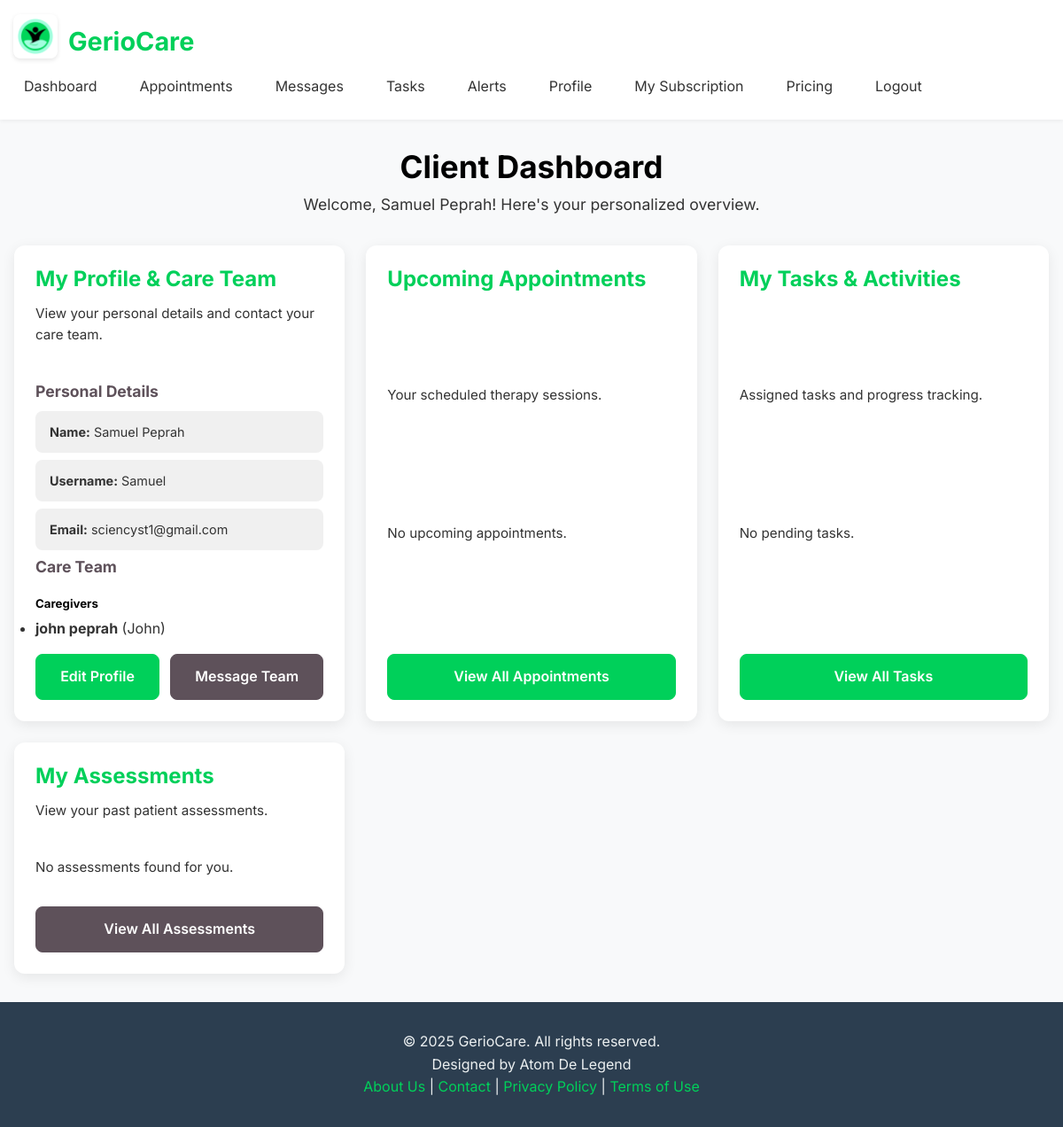
Screenshot of /client_dashboard (signed in) with the database file from the repository.
### models.py (models this page shows, shortened)
class User(UserMixin, db.Model):
    id = db.Column(db.Integer, primary_key=True)
    username = db.Column(db.String(80), unique=True, nullable=False)
    email = db.Column(db.String(120), unique=True, nullable=False)
    name = db.Column(db.String(120), nullable=False)
    password_hash = db.Column(db.String(128), nullable=False)
    role = db.Column(db.String(20), nullable=False, default='client') # 'admin', 'therapist', 'client', 'caregiver'
    is_online = db.Column(db.Boolean, default=False)
    last_online = db.Column(db.DateTime, default=datetime.utcnow)
    client_appointments = db.relationship('Appointment', foreign_keys='Appointment.client_id', backref='client', lazy=True)
    therapist_appointments = db.relationship('Appointment', foreign_keys='Appointment.therapist_id', backref='therapist', lazy=True)
    sent_messages = db.relationship('UserMessage', foreign_keys='UserMessage.sender_id', backref='sender', lazy=True)
    received_messages = db.relationship('UserMessage', foreign_keys='UserMessage.receiver_id', backref='receiver', lazy=True)
    alerts = db.relationship('Alert', backref='user', lazy=True)
    assigned_tasks = db.relationship('Task', foreign_keys='Task.client_id', backref='client_user', lazy=True)
    created_tasks = db.relationship('Task', foreign_keys='Task.therapist_id', backref='therapist_user', lazy=True)
    client_assessments = db.relationship('PatientAssessment', foreign_keys='PatientAssessment.client_id', backref='assessed_client', lazy=True)
    therapist_assessments = db.relationship('PatientAssessment', foreign_keys='PatientAssessment.therapist_id', backref='assessing_therapist', lazy=True)
    caregivers_of_client = db.relationship(
        'User', secondary=client_caregivers,
        primaryjoin=(client_caregivers.c.client_id == id),
        secondaryjoin=(client_caregivers.c.caregiver_id == id),
        backref=db.backref('clients_managed', lazy='dynamic'),
        lazy='dynamic'
    )
    subscriptions = db.relationship('Subscription', backref='user', lazy=True)

### app.py (the view)
@app.route('/client_dashboard')
@login_required
@role_required('client', 'admin')
@subscription_required
def client_dashboard():
    now_utc = datetime.utcnow()
    upcoming_appointments = Appointment.query.filter(
        Appointment.client_id == current_user.id,
        Appointment.start_time >= now_utc
    ).order_by(Appointment.start_time.asc()).limit(5).all()
    assigned_tasks = Task.query.filter(
        Task.client_id == current_user.id,
        Task.status == 'pending'
    ).order_by(Task.due_date.asc()).limit(5).all()
    recent_assessments_for_client = PatientAssessment.query.filter(
        PatientAssessment.client_id == current_user.id
    ).order_by(PatientAssessment.submitted_at.desc()).limit(5).all()
    linked_caregivers = current_user.caregivers_of_client.all()
    linked_therapists = User.query.join(Appointment, User.id == Appointment.therapist_id).filter(
        Appointment.client_id == current_user.id
    ).distinct().all()
    return render_template('dashboards/client_dashboard.html',
                            upcoming_appointments=upcoming_appointments,
                            assigned_tasks=assigned_tasks,
                            recent_assessments_for_client=recent_assessments_for_client,
                            linked_caregivers=linked_caregivers, # MODIFIED
                            linked_therapists=linked_therapists) # MODIFIED

### app.py (called while the page is built)
def has_active_subscription(user):
    if not user.is_authenticated or user.role not in ['client', 'therapist']:
        return True # Non-clients or unauthenticated users don't need a subscription to proceed
    latest_subscription = Subscription.query.filter_by(
        user_id=user.id,
        status='active'
    ).order_by(Subscription.expires_at.desc()).first() # Order by expiry to get the latest valid one
    if not latest_subscription:
        return False # No active subscription found
    return latest_subscription.expires_at > datetime.utcnow()

@app.context_processor
def inject_global_data():
    has_sub = False
    if current_user.is_authenticated:
        has_sub = has_active_subscription(current_user)
    return {
        'app_version': app.config.get('APP_VERSION', 'N/A'), # Get from config
        'now': datetime.utcnow(), # Using 'now' for consistency with existing templates
        'unread_alerts_count': Alert.query.filter_by(user_id=current_user.id, is_read=False).count() if current_user.is_authenticated else 0,
        'has_active_subscription_func': has_active_subscription, # Make the function itself available
        'user_has_active_subscription': has_sub # A boolean flag for simpler checks in templates
    }

def login_required(f):
    @wraps(f)
    def decorated_function(*args, **kwargs):
        if not current_user.is_authenticated:
            flash("You need to be logged in to view this page.", "info")
            return redirect(url_for("login"))
        return f(*args, **kwargs)
    return decorated_function

def subscription_required(f):
    @wraps(f)
    def decorated_function(*args, **kwargs):
        if not current_user.is_authenticated:
            flash("You need to be logged in to view this page.", "info")
            return redirect(url_for("login"))
        if current_user.role in ['admin', 'caregiver']: # MODIFIED: Added caregiver
            return f(*args, **kwargs)
        if not has_active_subscription(current_user):
            flash("Please subscribe to a plan to access this feature.", "warning")
            return redirect(url_for("pricing"))
        return f(*args, **kwargs)
    return decorated_function

def role_required(*roles):
    def wrapper(fn):
        @wraps(fn)
        def decorated(*args, **kwargs):
            if not current_user.is_authenticated or current_user.role not in roles:
                abort(403) # Forbidden
            return fn(*args, **kwargs)
        return decorated
    return wrapper

### templates/dashboards/client_dashboard.html (shortened to what this page needs)
{% extends 'base.html' %}
{% block head_css %}
    <link rel="stylesheet" href="{{ url_for('static', filename='css/dashboards/client_dashboard.css') }}">
{% endblock %}
{% block content %}
<div class="dashboard-container">
    <h1 class="dashboard-title">Client Dashboard</h1>
    <p class="dashboard-subtitle">Welcome, {{ current_user.name }}! Here's your personalized overview.</p>
    <div class="dashboard-grid">
        <div class="dashboard-card profile-card">
            <h3 class="card-title">My Profile & Care Team</h3>
            <p>View your personal details and contact your care team.</p>
            <div class="profile-details mt-3">
                <h4>Personal Details</h4>
                <p><strong>Name:</strong> {{ current_user.name }}</p>
                <p><strong>Username:</strong> {{ current_user.username }}</p>
                <p><strong>Email:</strong> {{ current_user.email }}</p>
                <h4>Care Team</h4>
                <h5 class="mt-3">Caregivers</h5>
                {% if linked_caregivers %}
                    <ul>
                        {% for caregiver in linked_caregivers %}
                            <li><strong>{{ caregiver.name }}</strong> ({{ caregiver.username }})</li>
                        {% endfor %}
                    </ul>
                {% else %}
                    <p class="text-muted">No caregiver linked yet.</p>
                {% endif %}
            </div>
            <div class="card-actions mt-3">
                <a href="{{ url_for('profile_edit') }}" class="btn btn-primary btn-sm">Edit Profile</a>
                <a href="{{ url_for('messages') }}" class="btn btn-secondary btn-sm">Message Team</a>
            </div>
        </div>
        <div class="dashboard-card appointment-card">
            <h3 class="card-title">Upcoming Appointments</h3>
            <p>Your scheduled therapy sessions.</p>
            <div class="appointment-list mt-3">
                {% if upcoming_appointments %}
                    <ul>
                        {% for appt in upcoming_appointments %}
                            <li>
                                <strong>{{ appt.therapist.name }}</strong>
                                <br>
                                <span class="text-muted text-sm">{{ appt.start_time.strftime('%Y-%m-%d %H:%M') }}</span>
                                <span class="status-{{ appt.status }} ml-2">{{ appt.status | capitalize }}</span>
                            </li>
                        {% endfor %}
                    </ul>
                {% else %}
                    <p class="text-muted">No upcoming appointments.</p>
                {% endif %}
            </div>
            <div class="card-actions mt-3">
                <a href="{{ url_for('appointments') }}" class="btn btn-primary btn-sm">View All Appointments</a>
            </div>
        </div>
        <div class="dashboard-card tasks-card">
            <h3 class="card-title">My Tasks & Activities</h3>
            <p>Assigned tasks and progress tracking.</p>
            <div class="tasks-list mt-3">
                {% if assigned_tasks %}
                    <ul>
                        {% for task in assigned_tasks %}
                            <li>
                                <strong>{{ task.title }}</strong>
                                <br>
                                <span class="text-muted text-sm">Due: {{ task.due_date.strftime('%Y-%m-%d') if task.due_date else 'N/A' }}</span>
                                <span class="status-{{ task.status }} ml-2">{{ task.status | capitalize }}</span>
                                {% if task.status == 'pending' %}
                                    <form action="{{ url_for('mark_task_complete', task_id=task.id) }}" method="POST" style="display:inline;">
                                        <button type="submit" class="btn btn-success btn-sm ml-2">Mark Complete</button>
                                    </form>
                                {% endif %}
                            </li>
                        {% endfor %}
                    </ul>
                {% else %}
                    <p class="text-muted">No pending tasks.</p>
                {% endif %}
            </div>
            <div class="card-actions mt-3">
                <a href="{{ url_for('tasks') }}" class="btn btn-primary btn-sm">View All Tasks</a>
            </div>
        </div>
        <div class="dashboard-card assessments-card">
            <h3 class="card-title">My Assessments</h3>
            <p>View your past patient assessments.</p>
            <div class="assessment-list mt-3">
                {% if recent_assessments_for_client %}
                    <ul>
                        {% for assessment in recent_assessments_for_client %}
                            <li>
                                <strong>{{ assessment.form_type | replace('_', ' ') | title }}</strong>
                                <br>
                                <span class="text-muted text-sm">Submitted: {{ assessment.submitted_at.strftime('%Y-%m-%d') }}</span>
                            </li>
                        {% endfor %}
                    </ul>
                {% else %}
                    <p class="text-muted">No assessments found for you.</p>
                {% endif %}
            </div>
            <div class="card-actions mt-3">
                <a href="{{ url_for('assessments_list') }}" class="btn btn-secondary btn-sm">View All Assessments</a>
            </div>
        </div>
    </div>
</div>
{% endblock %}

### static/css/base.css (style rules this page uses)
*, *::before, *::after { box-sizing: border-box; margin: 0; padding: 0; }
html { font-size: 16px; scroll-behavior: smooth; box-sizing: border-box; }
body { font-family: 'Inter', sans-serif; line-height: 1.6; color: var(--color-text-dark); background-color: var(--color-background-light); min-height: 100vh; display: flex; flex-direction: column; }
:root { --color-vibrant-green: #00D05A; --color-light-aqua: #C3F3FF; --color-black: #000000; --color-muted-purple-gray: #5E515A; --color-darker-green: #63B95F; --color-pink-magenta: #DE50AA; --color-primary: var(--color-vibrant-green); --color-secondary: var(--color-muted-purple-gray); --color-accent: var(--color-pink-magenta); --color-background-light: #f8f9fa; --color-background-dark: #2c3e50; --color-text-dark: #333; --color-text-light: #ecf0f1; --color-border: #ced4da; --color-success: #28a745; --color-danger: #dc3545; --color-info: #17a2b8; --color-warning: #ffc107; --color-link: #007bff; --color-primary-light: #E0F7FA; --color-accent-light: #ffebeb; }
h1, h2, h3, h4, h5, h6 { font-family: 'Inter', sans-serif; color: var(--color-black); margin-bottom: 0.5em; line-height: 1.2; }
h1 { font-size: 2.5rem; }
h3 { font-size: 1.75rem; }
h4 { font-size: 1.5rem; }
h5 { font-size: 1.25rem; }
p { margin-bottom: 1em; }
a { color: var(--color-primary); text-decoration: none; transition: color 0.3s ease; }
.btn { display: inline-flex; padding: 0.75rem 1.5rem; font-size: 1rem; font-weight: 600; text-align: center; white-space: nowrap; vertical-align: middle; cursor: pointer; border: 1px solid transparent; border-radius: 0.5rem; transition: all 0.2s ease-in-out; -webkit-user-select: none; user-select: none; align-items: center; justify-content: center; gap: 0.5rem; }
.btn-primary { color: #fff; background-color: var(--color-primary); border-color: var(--color-primary); }
.btn-secondary { color: #fff; background-color: var(--color-secondary); border-color: var(--color-secondary); }
.mt-3 { margin-top: 1.5rem; }
.text-muted { color: #6c757d; }

### static/css/dashboards/client_dashboard.css (style rules this page uses)
.dashboard-container { padding: 2rem 1rem; background-color: var(--color-background-light); min-height: calc(100vh - 120px); }
.dashboard-title { font-size: 2.2rem; color: var(--color-black); text-align: center; margin-bottom: 0.5rem; }
.dashboard-subtitle { font-size: 1.1rem; color: var(--color-text-dark); text-align: center; margin-bottom: 2rem; }
.dashboard-grid { display: grid; gap: 1.5rem; grid-template-columns: 1fr; }
.dashboard-card { background-color: #fff; padding: 1.5rem; border-radius: 0.75rem; box-shadow: 0 4px 15px rgba(0, 0, 0, 0.08); display: flex; flex-direction: column; justify-content: space-between; }
.card-title { font-size: 1.5rem; color: var(--color-primary); margin-bottom: 0.75rem; }
.dashboard-card p { color: var(--color-text-dark); font-size: 0.95rem; margin-bottom: 1rem; }
.card-actions { display: flex; flex-wrap: wrap; gap: 0.75rem; margin-top: 1rem; }
.card-actions .btn { flex-grow: 1; }
.profile-details p, .appointment-list ul li, .tasks-list ul li, .assessment-list ul li { background-color: #f0f0f0; padding: 0.75rem 1rem; border-radius: 0.5rem; margin-bottom: 0.5rem; font-size: 0.9rem; color: var(--color-text-dark); }
.profile-details h4, .appointment-list h4, .tasks-list h4, .assessment-list h4 { font-size: 1.1rem; color: var(--color-secondary); margin-bottom: 0.75rem; }
@media (min-width: 768px) { .dashboard-grid { grid-template-columns: repeat(2, 1fr); } }
@media (min-width: 992px) { .dashboard-grid { grid-template-columns: repeat(3, 1fr); } }

### rows the page displays
User: name "Samuel Peprah", username "Samuel", email "sciencyst1@gmail.com"
User: name "john peprah", username "John"
